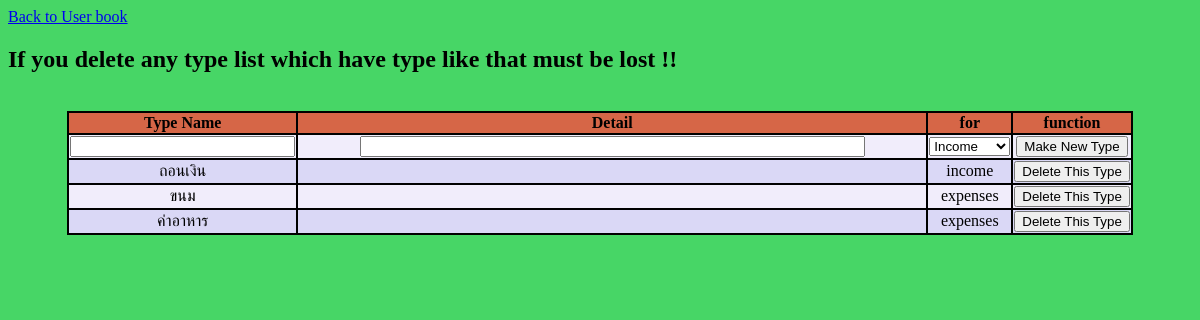
The app's page /accounting/8/TypeManage/, older data.
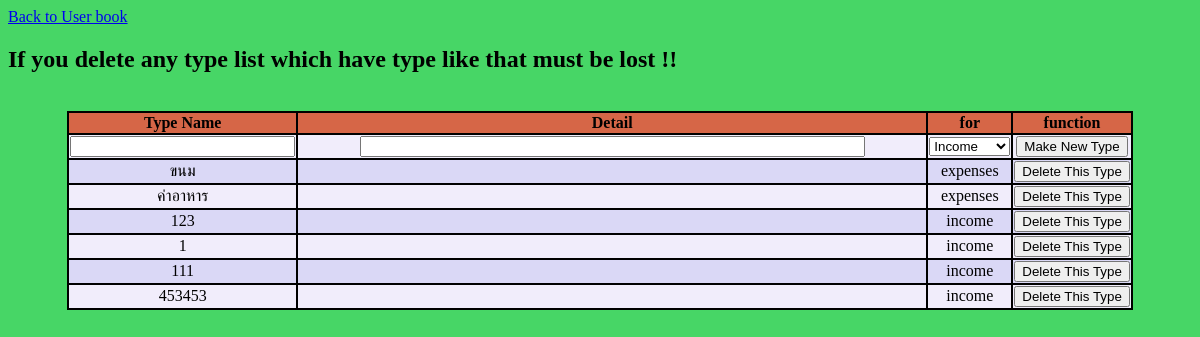
The same page, newer data.
### accounting/models.py (models this page shows, shortened)
class List_type(models.Model):
    user = models.ForeignKey(User, on_delete=models.CASCADE)
    type_name = models.CharField(max_length=20)
    type_detail = models.CharField(max_length=500)
    type_for = models.CharField(max_length=20, default="income")

### accounting/views.py (the view)
# urls.py: url(r'^(?P<pk>[0-9]+)/TypeManage/$', views.TypeManage.as_view(), name="type_manage"), # add or delete tpye
class TypeManage(generic.DetailView): # go to add or delete type page
    model = User
    template_name = 'accounting/type_manage.html'

### accounting/templates/accounting/type_manage.html (shortened to what this page needs)
<head>
</head>
<body style="background-color:#47d666">
<a href="{% url 'accounting:user_book' pk=user.id %}">Back to User book</a><br>
<h2> If you delete any type list which have type like that must be lost !! </h2>
<br>
<center>
    <table>
    	<tr>
			<th>Type Name</th>
			<th class="detail">Detail</th>
			<th>for</th>
			<th>function</th>
		</tr>
		<form action="{%url 'accounting:func_add_type' user_id=user.id %}" method="post">
			<td><input type="text" name="type_name" size="25" required></input></td>
    		<td><input type="text" name="detail" size="60"></input></td>
    		<td><select name="type_for">
    		    <option value="income">Income</option>
            	</select></td>
            <td><input type="submit" value="Make New Type"></td>
		</form>
	{% for type in user.list_type_set.all %}
        <tr>
            <td>{{type.type_name}}</td>
            <td>{{type.type_detail}}</td>
            <td style="text-align:center">{{type.type_for}}</td>
            <form action="{%url 'accounting:func_delete_type' type_id=type.id %}" method="post">
            <td><input type="submit" value="Delete This Type"></td>
			</form>
        </tr>
	{% endfor %}
</table>
</center>
</body>

### accounting/templates/accounting/type_manage.html (style rules this page uses)
th, th.detail { border: 2px solid black; background-color: #d66647; border-collapse: collapse }
th.detail { width: 70%; }
table { width:90%; border: 2px solid black; border-collapse: collapse; }
td { text-align:center; border: 2px solid black; }
tr:nth-child(odd) { background-color: #dad8f6; }
tr:nth-child(even) { background-color: #f1edfb; }

Row changes from the older to the newer data that the page shows:
removed List_type: type_name "ถอนเงิน", type_for "income"
added List_type: type_name "123", type_for "income"
added List_type: type_name "1", type_for "income"
added List_type: type_name "111", type_for "income"
added List_type: type_name "453453", type_for "income"
